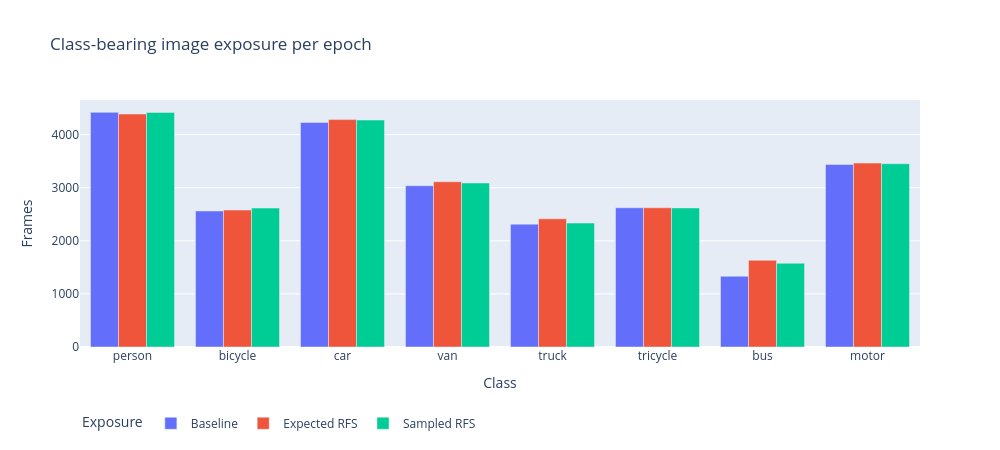

Notebook code cell kept with this figure:
### Markdown cell above
We use $f_c = N_c/N$ and $r_c=\max(1,\sqrt{t/f_c})$, then assign each image its
largest present-class factor, capped at 4. The initial threshold 0.01 is a no-op on this
selection: even bus occurs in about 27% of images. We preselect threshold 0.5 from training
class presence only. This is a fixed-budget weighted form of RFS: normalized image factors
define replacement probabilities, and each epoch still draws exactly 4,868 frames.
It does not expand epochs. Unit factors reproduce the baseline permutation exactly.
The nominal budget is 12,170 batch attempts; actual successful AMP updates are recorded
and can be slightly lower. We inspect rare-class clip concentration and adjacent frames
because repeating the same objects need not add scene diversity.

### Code cell
from experiments.repeat_factor_sampling import (
    class_presence_statistics,
    image_repeat_factors,
    sample_epoch_indices,
    sampling_exposure,
)

if has_metadata:
    presence = class_presence_statistics(selected, objects)
    initial = image_repeat_factors(selected, objects, threshold=0.01)
    factors = image_repeat_factors(selected, objects, **SETTINGS["sampling"])
    indices = sample_epoch_indices(factors["repeat_factor"].to_list(), 2026, 0)
    exposure = sampling_exposure(selected, objects, factors, indices)
    display(presence)
    display(
        pl.DataFrame(
            {
                "Threshold": [0.01, SETTINGS["sampling"]["threshold"]],
                "Maximum image factor": [
                    initial["repeat_factor"].max(),
                    factors["repeat_factor"].max(),
                ],
                "Draws per epoch": [selected.height, len(indices)],
                "Nominal five-epoch updates": [math.ceil(selected.height / 2) * 5] * 2,
                "Unique frames in sampled epoch": [selected.height, len(set(indices))],
            }
        )
    )
    display(exposure)
    chart = exposure.select("class_name", "image_count", "expected_draws", "actual_draws").unpivot(
        index="class_name", variable_name="Exposure", value_name="Frames"
    )
    chart = chart.with_columns(
        pl.col("Exposure").replace_strict(
            {
                "image_count": "Baseline",
                "expected_draws": "Expected RFS",
                "actual_draws": "Sampled RFS",
            }
        )
    )
    display(
        px.bar(
            chart,
            x="class_name",
            y="Frames",
            color="Exposure",
            barmode="group",
            labels={"class_name": "Class"},
            title="Class-bearing image exposure per epoch",
        ).update_layout(width=1000, height=450, legend=dict(orientation="h", y=-0.25))
    )
    rare_category = presence.filter(pl.col("image_count") > 0).sort("frame_frequency")[
        "category_id"
    ][0]
    rare_keys = objects.filter(pl.col("category_id") == rare_category).select("image_key").unique()
    rare_frames = selected.join(rare_keys, on="image_key", how="semi")
    clip_coverage = (
        rare_frames.group_by("clip")
        .agg(
            pl.len().alias("Frames"),
            pl.col("frame_id").min().alias("First frame"),
            pl.col("frame_id").max().alias("Last frame"),
        )
        .sort("Frames", descending=True)
    )
    display(clip_coverage.head(8))
    if has_images and not rare_frames.is_empty():
        top_clip = clip_coverage["clip"][0]
        neighbors = rare_frames.filter(pl.col("clip") == top_clip).sort("frame_id").head(3)
        display(
            Markdown(
                "**Temporal concentration check.** Adjacent selected frames from the most represented rare-class clip; shared objects are not independent examples."
            )
        )
        for record in neighbors.iter_rows(named=True):
            show_image(
                draw_frame(
                    DATA_ROOT / record["relative_path"],
                    objects.filter(pl.col("image_key") == record["image_key"]),
                    ignored.filter(pl.col("image_key") == record["image_key"]),
                    max_width=650,
                    should_label=False,
                )
            )
        appearances = []
        previous = None
        for record in neighbors.iter_rows(named=True):
            with Image.open(DATA_ROOT / record["relative_path"]) as source:
                pixels = pil_to_tensor(source.convert("RGB").resize((64, 36))).float() / 255
            if previous is not None:
                appearances.append(
                    {
                        "From frame": previous[0],
                        "To frame": record["frame_id"],
                        "Frame gap": record["frame_id"] - previous[0],
                        "Mean absolute RGB difference": float((pixels - previous[1]).abs().mean()),
                    }
                )
            previous = (record["frame_id"], pixels)
        display(pl.from_dicts(appearances))
        display(
            Markdown(
                "Pixel differences use 64 × 36 RGB previews on [0, 1]. They describe adjacent-frame appearance, not independent scene diversity."
            )
        )

### Figure 1 — Plotly figure (JSON) as saved in the notebook; plotly's stock layout.template omitted (floating-point values rounded to 4 significant figures)
{"data": [{"alignmentgroup": "True", "hovertemplate": "Exposure=Baseline<br>Class=%{x}<br>Frames=%{y}<extra></extra>", "legendgroup": "Baseline", "marker": {"color": "#636efa", "pattern": {"shape": ""}}, "name": "Baseline", "offsetgroup": "Baseline", "orientation": "v", "showlegend": true, "textposition": "auto", "type": "bar", "x": ["person", "bicycle", "car", "van", "truck", "tricycle", "bus", "motor"], "xaxis": "x", "y": [4420.0, 2562.0, 4230.0, 3037.0, 2314.0, 2623.0, 1333.0, 3439.0], "yaxis": "y"}, {"alignmentgroup": "True", "hovertemplate": "Exposure=Expected RFS<br>Class=%{x}<br>Frames=%{y}<extra></extra>", "legendgroup": "Expected RFS", "marker": {"color": "#EF553B", "pattern": {"shape": ""}}, "name": "Expected RFS", "offsetgroup": "Expected RFS", "orientation": "v", "showlegend": true, "textposition": "auto", "type": "bar", "x": ["person", "bicycle", "car", "van", "truck", "tricycle", "bus", "motor"], "xaxis": "x", "y": [4388.0, 2580.0, 4284.0, 3113.0, 2414.0, 2623.0, 1632.0, 3464.0], "yaxis": "y"}, {"alignmentgroup": "True", "hovertemplate": "Exposure=Sampled RFS<br>Class=%{x}<br>Frames=%{y}<extra></extra>", "legendgroup": "Sampled RFS", "marker": {"color": "#00cc96", "pattern": {"shape": ""}}, "name": "Sampled RFS", "offsetgroup": "Sampled RFS", "orientation": "v", "showlegend": true, "textposition": "auto", "type": "bar", "x": ["person", "bicycle", "car", "van", "truck", "tricycle", "bus", "motor"], "xaxis": "x", "y": [4418.0, 2618.0, 4275.0, 3089.0, 2335.0, 2619.0, 1577.0, 3451.0], "yaxis": "y"}], "layout": {"barmode": "group", "height": 450, "legend": {"orientation": "h", "title": {"text": "Exposure"}, "tracegroupgap": 0, "y": -0.25}, "title": {"text": "Class-bearing image exposure per epoch"}, "width": 1000, "xaxis": {"anchor": "y", "domain": [0.0, 1.0], "title": {"text": "Class"}}, "yaxis": {"anchor": "x", "domain": [0.0, 1.0], "title": {"text": "Frames"}}}}
